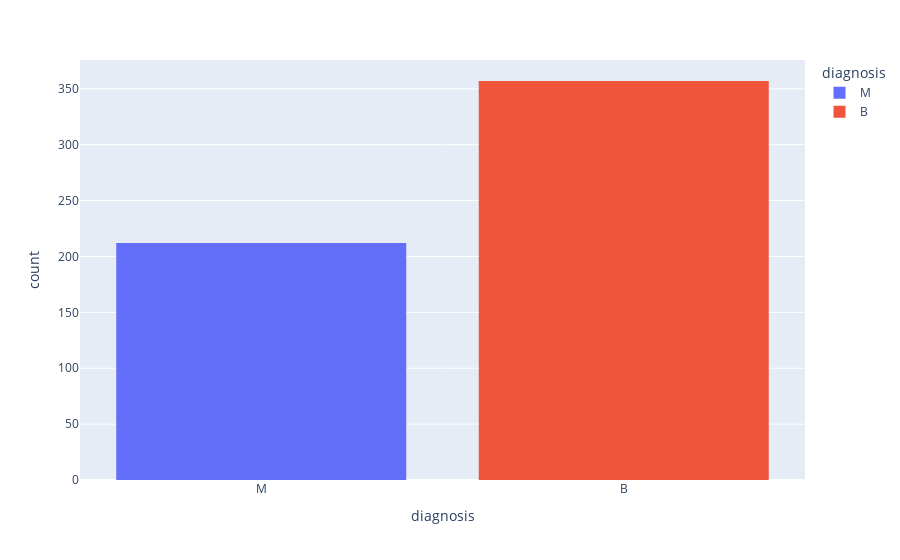

Notebook code cell kept with this figure:
### Code cell
px.histogram(df, x="diagnosis", color="diagnosis")

### Figure 1 — Plotly figure (JSON) as saved in the notebook; plotly's stock layout.template omitted (floating-point values rounded to 4 significant figures; data arrays with more than 128 entries replaced by an {"elided": "..."} marker saying what was removed)
{"data": [{"alignmentgroup": "True", "bingroup": "x", "hovertemplate": "diagnosis=%{x}<br>count=%{y}<extra></extra>", "legendgroup": "M", "marker": {"color": "#636efa", "pattern": {"shape": ""}}, "name": "M", "offsetgroup": "M", "orientation": "v", "showlegend": true, "type": "histogram", "x": {"elided": "212 str values"}, "xaxis": "x", "yaxis": "y"}, {"alignmentgroup": "True", "bingroup": "x", "hovertemplate": "diagnosis=%{x}<br>count=%{y}<extra></extra>", "legendgroup": "B", "marker": {"color": "#EF553B", "pattern": {"shape": ""}}, "name": "B", "offsetgroup": "B", "orientation": "v", "showlegend": true, "type": "histogram", "x": {"elided": "357 str values"}, "xaxis": "x", "yaxis": "y"}], "layout": {"barmode": "relative", "legend": {"title": {"text": "diagnosis"}, "tracegroupgap": 0}, "margin": {"t": 60}, "xaxis": {"anchor": "y", "categoryarray": ["M", "B"], "categoryorder": "array", "domain": [0, 1], "title": {"text": "diagnosis"}}, "yaxis": {"anchor": "x", "domain": [0, 1], "title": {"text": "count"}}}}
